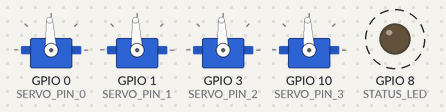
Bench run of a program on a simulated ESP32-C3. Shown: 4 × servo, output pins drawn as LEDs (lit = HIGH). Dashed ring = blinking. Servo pulses on a pin are drawn as a servo (544–2400 µs = 0–180°); what the program prints to the serial monitor is not drawn.

Above: at 1.12 s.
Timing chart, 0 to 4.0 s (numbered marks = the images above):
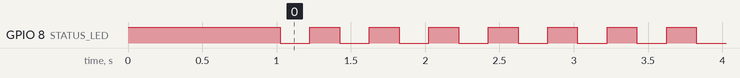

The program:

main.cpp
```cpp
// (licence header left out)
#include <Arduino.h>
#include <driver/ledc.h>
#include <freertos/FreeRTOS.h>
#include <freertos/task.h>

// Status LED pin (inverted: LOW=ON, HIGH=OFF)
#define STATUS_LED 8

// Servo Pins (using PWM-capable pins only)
#define SERVO_PIN_0 0   // GPIO0
#define SERVO_PIN_1 1   // GPIO1
#define SERVO_PIN_2 3   // GPIO3
#define SERVO_PIN_3 10  // GPIO10

// LEDC Configuration
#define LEDC_TIMER LEDC_TIMER_0
#define LEDC_MODE LEDC_LOW_SPEED_MODE
#define LEDC_DUTY_RES LEDC_TIMER_14_BIT  // 14-bit resolution (0-16383)
#define LEDC_FREQUENCY 50                 // 50 Hz for servos
#define LEDC_CHANNEL_0 LEDC_CHANNEL_0
#define LEDC_CHANNEL_1 LEDC_CHANNEL_1
#define LEDC_CHANNEL_2 LEDC_CHANNEL_2
#define LEDC_CHANNEL_3 LEDC_CHANNEL_3

// Servo initial position (radians, π/2 = 90 degrees)
#define SERVO_INITIAL_POSITION 1.5708

// Profiler update period (milliseconds)
#define PROFILER_UPDATE_PERIOD_MS 20

// Blink period (milliseconds)
#define BLINK_PERIOD_MS 200

// Servo configuration structure
typedef struct
{
  double max_angular_position;  // Maximum angular position in radians
  double min_angular_position;  // Minimum angular position in radians
  int minPulseWidth_us;         // Minimum pulse width in microseconds
  int maxPulseWidth_us;         // Maximum pulse width in microseconds
  double maxAngularRate;        // Maximum angular rate in radians/second
} ServoConfig;

// MG996R servo configuration
const ServoConfig MG996R_CONFIG = {
  .max_angular_position = M_PI,    // 180 degrees
  .min_angular_position = 0.0,     // 0 degrees
  .minPulseWidth_us = 500,         // 0.5ms for 0 degrees
  .maxPulseWidth_us = 2500,        // 2.5ms for 180 degrees
  .maxAngularRate =
    5.236      // 60 degrees / 0.2 seconds = π/3 rad/s ≈ 5.236 rad/s
};

// Servo position structure (angles in radians)
typedef struct
{
  double servo0_angle;
  double servo1_angle;
  double servo2_angle;
  double servo3_angle;
} ServoPositions;

// Forward declarations
void configureLedcChannel(ledc_channel_t channel, int gpio_num);
void setLedcDuty(ledc_channel_t channel, uint32_t duty);
uint32_t anglesToDutyCycle(double angleInRadians);

// Task handles
TaskHandle_t blinkTaskHandle = NULL;
TaskHandle_t serialReaderTaskHandle = NULL;
TaskHandle_t servoTaskHandle = NULL;
TaskHandle_t profilerTaskHandle = NULL;

// Queue handles
QueueHandle_t servoQueue = NULL;     // Profiler -> Servo task
QueueHandle_t profilerQueue = NULL;  // Stream decoder -> Profiler task

// LED state tracker
bool ledState = false;

// Command/Packet IDs
enum class CommandId : uint8_t
{
  SERVO_COMMAND = 0,  // Incoming: Set servo positions
  SERVO_STATUS = 40   // Outgoing: Servo status feedback
};

// Protocol state machine
enum class DecoderState { WAITING_FOR_START, READING_PAYLOAD, READING_CRC };

static DecoderState decoderState = DecoderState::WAITING_FOR_START;
static uint8_t payloadBuffer[9];
static uint8_t crcBuffer[2];
static uint8_t byteIndex = 0;

/**
 * Calculate CRC16-CCITT-FALSE checksum
 * Polynomial: 0x1021, Initial: 0xFFFF, RefIn: false, RefOut: false, XorOut:
 * 0x0000
 * @param data Pointer to data buffer
 * @param length Number of bytes to process
 * @return The CRC16 checksum (16-bit value)
 */
uint16_t calculateCRC16(const uint8_t *data, size_t length)
{
  uint16_t crc = 0xFFFF;  // Initial value

  for (size_t i = 0; i < length; i++) {
    crc ^= (uint16_t)data[i] << 8;  // XOR with high byte

    for (uint8_t bit = 0; bit < 8; bit++) {
      if (crc & 0x8000) {
        crc = (crc << 1) ^ 0x1021;  // Polynomial
      } else {
        crc = crc << 1;
      }
    }
  }

  return crc;  // XorOut = 0x0000 (no final XOR)
}

/**
 * Convert angle in radians to LEDC duty cycle
 * Maps the servo's angular range to PWM duty cycle in timer units
 * @param angleInRadians Angle in radians (0 to π, constrained automatically)
 * @return Duty cycle in timer units (0-16383 for 14-bit resolution)
 */
uint32_t anglesToDutyCycle(double angleInRadians)
{
  const auto constrainedAngle =
    std::min(MG996R_CONFIG.max_angular_position,
               std::max(angleInRadians, MG996R_CONFIG.min_angular_position));

  // Calculate pulse width in microseconds
  const auto pulseRange =
    MG996R_CONFIG.maxPulseWidth_us - MG996R_CONFIG.minPulseWidth_us;
  const auto angleRange =
    MG996R_CONFIG.max_angular_position - MG996R_CONFIG.min_angular_position;

  const auto pulsesPerRadian = static_cast<double>(pulseRange) / angleRange;

  const auto microseconds =
    MG996R_CONFIG.minPulseWidth_us +
    ((constrainedAngle - MG996R_CONFIG.min_angular_position) *
    pulsesPerRadian);

  // Convert microseconds to duty cycle units
  // At 50Hz: period = 20,000 μs
  // duty_cycle = (pulse_width_us / 20000) * (2^14)
  const double period_us = 1000000.0 / LEDC_FREQUENCY;  // 20,000 μs at 50Hz
  const uint32_t max_duty = (1 << LEDC_DUTY_RES) - 1;  // 16383 for 14-bit
  const uint32_t duty = static_cast<uint32_t>(
    (microseconds / period_us) * (1 << LEDC_DUTY_RES));

  // Ensure duty cycle is within valid range
  return std::min(duty, max_duty);
}

/**
 * Publish servo state packet over serial
 * Packet format: [0xFF] [ID] [servo0_h] [servo0_l] ... [servo3_h] [servo3_l]
 * [crc0-1]
 * Note: Angles are transmitted as radians * 10000 (e.g., π/2 rad -> 15708)
 * @param positions Current servo positions to publish (in radians internally)
 */
void publishServoState(const ServoPositions & positions)
{
  uint8_t packet[12];
  // Start byte
  packet[0] = 0xFF;

  // Packet ID
  packet[1] = static_cast<uint8_t>(CommandId::SERVO_STATUS);

  // Convert angles from radians to radians * 10000 (e.g., π/2 rad -> 15708)
  uint16_t servo0_fp = (uint16_t)(positions.servo0_angle * 10000);
  uint16_t servo1_fp = (uint16_t)(positions.servo1_angle * 10000);
  uint16_t servo2_fp = (uint16_t)(positions.servo2_angle * 10000);
  uint16_t servo3_fp = (uint16_t)(positions.servo3_angle * 10000);

  // Pack servo values as big-endian 16-bit values
  packet[2] = (servo0_fp >> 8) & 0xFF;  // high byte
  packet[3] = servo0_fp & 0xFF;         // low byte
  packet[4] = (servo1_fp >> 8) & 0xFF;
  packet[5] = servo1_fp & 0xFF;
  packet[6] = (servo2_fp >> 8) & 0xFF;
  packet[7] = servo2_fp & 0xFF;
  packet[8] = (servo3_fp >> 8) & 0xFF;
  packet[9] = servo3_fp & 0xFF;

  // Calculate CRC16 over payload (packet ID + 8 bytes of servo data)
  uint16_t crc = calculateCRC16(&packet[1], 9);

  // Pack CRC16 as big-endian (to match servo data byte order)
  packet[10] = (crc >> 8) & 0xFF;
  packet[11] = (crc) & 0xFF;

  // Send packet over serial
  Serial.write(packet, sizeof(packet));
}

/**
 * Servo control task - receives position commands and updates servos
 */
void vServoTask(void *pvParameters)
{
  ServoPositions positions;

  while (1) {
    // Wait for a position command from the queue
    if (xQueueReceive(servoQueue, &positions, portMAX_DELAY) == pdTRUE) {
      // Convert angles to duty cycles and update servos using LEDC
      setLedcDuty(LEDC_CHANNEL_0, anglesToDutyCycle(positions.servo0_angle));
      setLedcDuty(LEDC_CHANNEL_1, anglesToDutyCycle(positions.servo1_angle));
      setLedcDuty(LEDC_CHANNEL_2, anglesToDutyCycle(positions.servo2_angle));
      setLedcDuty(LEDC_CHANNEL_3, anglesToDutyCycle(positions.servo3_angle));
    }
  }
}

/**
 * Profiler task - smooths servo motion by limiting velocity
 */
void vProfilerTask(void *pvParameters)
{
  ServoPositions currentPositions = {
    SERVO_INITIAL_POSITION, SERVO_INITIAL_POSITION, SERVO_INITIAL_POSITION,
    SERVO_INITIAL_POSITION};

  ServoPositions targetPositions = currentPositions;

  // Calculate max angle change per update period
  // maxAngularRate is in radians/second, update period is in milliseconds
  double maxDeltaPerUpdate =
    MG996R_CONFIG.maxAngularRate * (PROFILER_UPDATE_PERIOD_MS / 1000.0);

  TickType_t xLastWakeTime = xTaskGetTickCount();

  while (1) {
    // Check for new target position (non-blocking)
    xQueueReceive(profilerQueue, &targetPositions, 0);

    // Move current positions towards targets, respecting max velocity
    auto moveTowards = [](double current, double target,
      double maxDelta) -> double {
        double delta = target - current;
        return current + std::max(-maxDelta, std::min(delta, maxDelta));
      };

    currentPositions.servo0_angle =
      moveTowards(currentPositions.servo0_angle, targetPositions.servo0_angle,
                    maxDeltaPerUpdate);
    currentPositions.servo1_angle =
      moveTowards(currentPositions.servo1_angle, targetPositions.servo1_angle,
                    maxDeltaPerUpdate);
    currentPositions.servo2_angle =
      moveTowards(currentPositions.servo2_angle, targetPositions.servo2_angle,
                    maxDeltaPerUpdate);
    currentPositions.servo3_angle =
      moveTowards(currentPositions.servo3_angle, targetPositions.servo3_angle,
                    maxDeltaPerUpdate);

    // Send updated positions to servo task
    xQueueSend(servoQueue, &currentPositions, 0);

    // Publish current positions over serial
    publishServoState(currentPositions);

    // Wait for next update period (20ms)
    vTaskDelayUntil(&xLastWakeTime, pdMS_TO_TICKS(PROFILER_UPDATE_PERIOD_MS));
  }
}

/**
 * Handle SERVO_COMMAND (ID=0) - parse servo angles and send to profiler
 * Payload format: [ID] [servo0_h] [servo0_l] [servo1_h] [servo1_l] ...
 * Note: Angles are received as radians * 10000 (e.g., π/2 rad -> 15708)
 * @param payload Pointer to 9-byte payload buffer
 */
void handleServoCommand(const uint8_t *payload)
{
  // Extract servo angles from big-endian 16-bit fixed-point values (radians *
  // 10000)
  uint16_t servo0_fp = (payload[1] << 8) | payload[2];
  uint16_t servo1_fp = (payload[3] << 8) | payload[4];
  uint16_t servo2_fp = (payload[5] << 8) | payload[6];
  uint16_t servo3_fp = (payload[7] << 8) | payload[8];

  const auto scaleAndClip = [](uint16_t fixedPointValue) -> double {
    // Convert from fixed-point to radians
      double angle = static_cast<double>(fixedPointValue) / 10000.0;

      return std::max(MG996R_CONFIG.min_angular_position,
                    std::min(angle, MG996R_CONFIG.max_angular_position));
    };

  // Convert from radians * 10000 to radians (e.g., 15708 -> π/2 rad)
  ServoPositions targetPos;
  targetPos.servo0_angle = scaleAndClip(servo0_fp);
  targetPos.servo1_angle = scaleAndClip(servo1_fp);
  targetPos.servo2_angle = scaleAndClip(servo2_fp);
  targetPos.servo3_angle = scaleAndClip(servo3_fp);

  // Send to profiler queue
  xQueueSend(profilerQueue, &targetPos, 0);
}

/**
 * Serial stream decoder - processes incoming serial data
 * Protocol: [0xFF] [9-byte payload] [2-byte CRC16]
 * Payload: [ID] [8 bytes data]
 * @param byte The received byte to process
 */
void serialStreamDecoder(uint8_t byte)
{
  switch (decoderState) {
    case DecoderState::WAITING_FOR_START:
      if (byte == 0xFF) {
        decoderState = DecoderState::READING_PAYLOAD;
        byteIndex = 0;
      }
      break;

    case DecoderState::READING_PAYLOAD:
      payloadBuffer[byteIndex++] = byte;
      if (byteIndex >= 9) {
        decoderState = DecoderState::READING_CRC;
        byteIndex = 0;
      }
      break;

    case DecoderState::READING_CRC:
      crcBuffer[byteIndex++] = byte;
      if (byteIndex >= 2) {
        // Complete packet received - verify CRC
        uint16_t receivedCrc = (crcBuffer[0] << 8) | crcBuffer[1];
        uint16_t calculatedCrc = calculateCRC16(payloadBuffer, 9);

        if (receivedCrc == calculatedCrc) {
          // CRC valid - dispatch based on command ID
          CommandId commandId = static_cast<CommandId>(payloadBuffer[0]);

          switch (commandId) {
            case CommandId::SERVO_COMMAND:
              handleServoCommand(payloadBuffer);
              break;

            default:
              // Unknown command ID - ignore
              break;
          }
        }
        // else: CRC mismatch - discard packet silently

        // Reset state machine for next packet
        decoderState = DecoderState::WAITING_FOR_START;
        byteIndex = 0;
      }
      break;
  }
}

/**
 * Serial reader task - monitors Serial for incoming data
 */
void vSerialReaderTask(void *pvParameters)
{
  while (1) {
    // Check if data is available on Serial
    if (Serial.available() > 0) {
      // Read one byte
      uint8_t receivedByte = Serial.read();

      // Call the stream decoder
      serialStreamDecoder(receivedByte);
    } else {
      // No data available, yield to other tasks
      // This is more responsive than vTaskDelay but doesn't busy-wait
      taskYIELD();
    }
  }
}

/**
 * Configure a single LEDC channel for servo control
 * @param channel LEDC channel number
 * @param gpio_num GPIO pin number
 */
void configureLedcChannel(ledc_channel_t channel, int gpio_num)
{
  ledc_channel_config_t ledc_channel = {
    .gpio_num = gpio_num,
    .speed_mode = LEDC_MODE,
    .channel = channel,
    .intr_type = LEDC_INTR_DISABLE,
    .timer_sel = LEDC_TIMER,
    .duty = 0,
    .hpoint = 0,
    .flags = {.output_invert = 0}
  };
  ledc_channel_config(&ledc_channel);
}

/**
 * Set and update LEDC duty cycle for a channel
 * @param channel LEDC channel number
 * @param duty Duty cycle value (0-16383 for 14-bit resolution)
 */
void setLedcDuty(ledc_channel_t channel, uint32_t duty)
{
  ledc_set_duty(LEDC_MODE, channel, duty);
  ledc_update_duty(LEDC_MODE, channel);
}

/**
 * Blink task - toggles LED at regular intervals
 */
void vBlinkTask(void *pvParameters)
{
  while (1) {
    // Toggle LED (inverted logic)
    ledState = !ledState;
    digitalWrite(STATUS_LED, ledState ? LOW : HIGH);

    // Wait for next blink
    vTaskDelay(pdMS_TO_TICKS(BLINK_PERIOD_MS));
  }
}

void setup()
{
  // Initialize serial communication at 115200 baud
  Serial.begin(115200);

  // Initialize status LED (GPIO8)
  pinMode(STATUS_LED, OUTPUT);
  digitalWrite(STATUS_LED, HIGH);  // LED OFF initially (inverted)

  // Wait for serial to be ready
  delay(1000);

  Serial.println("FreeRTOS Servo Controller Starting...");

  // we don´t use the servo library because the angular
  // resolution was limited to 10 bits or 2 degrees
  // of angular resolution.

  // Setup LEDC Timer
  Serial.println("Configuring LEDC timer...");

  ledc_timer_config_t ledc_timer = {
    .speed_mode = LEDC_MODE,
    .duty_resolution = LEDC_DUTY_RES,
    .timer_num = LEDC_TIMER,
    .freq_hz = LEDC_FREQUENCY,
    .clk_cfg = LEDC_USE_APB_CLK    // 80 MHz APB clock
  };

  esp_err_t err = ledc_timer_config(&ledc_timer);
  if (err != ESP_OK) {
    Serial.printf("LEDC timer config failed: %d\n", err);
  } else {
    Serial.println("LEDC timer configured successfully!");
  }

  // Setup LEDC Channels
  Serial.println("Configuring servo outputs...");

  configureLedcChannel(LEDC_CHANNEL_0, SERVO_PIN_0);
  configureLedcChannel(LEDC_CHANNEL_1, SERVO_PIN_1);
  configureLedcChannel(LEDC_CHANNEL_2, SERVO_PIN_2);
  configureLedcChannel(LEDC_CHANNEL_3, SERVO_PIN_3);

  // Initialize all servos to center position (π/2 radians = 90 degrees)
  uint32_t centerDuty = anglesToDutyCycle(SERVO_INITIAL_POSITION);

  setLedcDuty(LEDC_CHANNEL_0, centerDuty);
  setLedcDuty(LEDC_CHANNEL_1, centerDuty);
  setLedcDuty(LEDC_CHANNEL_2, centerDuty);
  setLedcDuty(LEDC_CHANNEL_3, centerDuty);

  Serial.println("Servo outputs configured successfully!");

  // Create queue for profiler commands (stream decoder -> profiler)
  profilerQueue = xQueueCreate(5, sizeof(ServoPositions));
  if (profilerQueue == NULL) {
    Serial.println("Failed to create profiler queue!");
  } else {
    Serial.println("Profiler queue created successfully!");
  }

  // Create queue for servo positions (profiler -> servo task)
  servoQueue = xQueueCreate(5, sizeof(ServoPositions));
  if (servoQueue == NULL) {
    Serial.println("Failed to create servo queue!");
  } else {
    Serial.println("Servo queue created successfully!");
  }

  // Create the profiler task
  xTaskCreate(vProfilerTask,       // Task function
              "Profiler",          // Task name
              2048,                // Stack size (bytes)
              NULL,                // Parameters
              3,                   // Priority (high - motion control)
              &profilerTaskHandle  // Task handle
  );
  Serial.println("Profiler task created!");

  // Create the servo control task
  xTaskCreate(vServoTask,       // Task function
              "ServoControl",   // Task name
              2048,             // Stack size (bytes)
              NULL,             // Parameters
              2,                // Priority (below profiler)
              &servoTaskHandle  // Task handle
  );
  Serial.println("Servo control task created!");

  // Create the serial reader task
  xTaskCreate(vSerialReaderTask,  // Task function
              "SerialReader",     // Task name
              2048,               // Stack size (bytes)
              NULL,               // Parameters
              0,                  // Priority (lowest - runs when others idle)
              &serialReaderTaskHandle  // Task handle
  );
  Serial.println("Serial reader task created!");

  // Create the blink task
  xTaskCreate(vBlinkTask,       // Task function
              "BlinkTask",      // Task name
              2048,             // Stack size (bytes)
              NULL,             // Parameters
              1,                // Priority
              &blinkTaskHandle  // Task handle
  );
  Serial.println("Blink task created!");
}

void loop()
{
  // Small delay to prevent watchdog issues
  vTaskDelay(pdMS_TO_TICKS(100));
}
```

Measured:
- by itself, GPIO 8 (STATUS_LED): alternates HIGH for 0.20 s and LOW for 0.20 s
